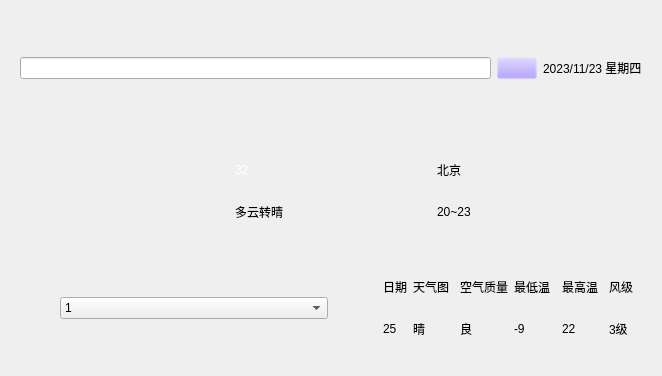
<?xml version="1.0" encoding="UTF-8"?>
<ui version="4.0">
 <class>weatherItem</class>
 <widget class="QWidget" name="weatherItem">
  <property name="geometry">
   <rect>
    <x>0</x>
    <y>0</y>
    <width>662</width>
    <height>376</height>
   </rect>
  </property>
  <property name="minimumSize">
   <size>
    <width>662</width>
    <height>376</height>
   </size>
  </property>
  <property name="maximumSize">
   <size>
    <width>662</width>
    <height>376</height>
   </size>
  </property>
  <property name="windowTitle">
   <string>Form</string>
  </property>
  <layout class="QVBoxLayout" name="verticalLayout">
   <item>
    <widget class="QWidget" name="widget" native="true">
     <layout class="QHBoxLayout" name="horizontalLayout">
      <item>
       <widget class="QLineEdit" name="lineEdit"/>
      </item>
      <item>
       <widget class="QPushButton" name="btnSoft">
        <property name="styleSheet">
         <string notr="true">background-color: rgba(157, 133, 255,0);</string>
        </property>
        <property name="text">
         <string/>
        </property>
        <property name="icon">
         <iconset resource="reg.qrc">
          <normaloff>:/weather/weatherImages/search.png</normaloff>:/weather/weatherImages/search.png</iconset>
        </property>
       </widget>
      </item>
      <item>
       <widget class="QLabel" name="labelData">
        <property name="styleSheet">
         <string notr="true">font: 20pt &quot;Arial&quot;;
background-color: rgba(255, 255, 255,0);</string>
        </property>
        <property name="text">
         <string>2023/11/23 星期四</string>
        </property>
       </widget>
      </item>
     </layout>
    </widget>
   </item>
   <item>
    <widget class="QWidget" name="widget_2" native="true">
     <layout class="QGridLayout" name="gridLayout_2">
      <item row="0" column="0">
       <widget class="QLabel" name="labelPix">
        <property name="maximumSize">
         <size>
          <width>200</width>
          <height>16777215</height>
         </size>
        </property>
        <property name="text">
         <string/>
        </property>
        <property name="pixmap">
         <pixmap resource="reg.qrc">:/weather/weatherImages/type/ZhenYu.png</pixmap>
        </property>
        <property name="scaledContents">
         <bool>true</bool>
        </property>
       </widget>
      </item>
      <item row="0" column="1">
       <widget class="QWidget" name="widget_3" native="true">
        <layout class="QGridLayout" name="gridLayout">
         <item row="0" column="1">
          <widget class="QLabel" name="labelCity">
           <property name="maximumSize">
            <size>
             <width>16777215</width>
             <height>16777215</height>
            </size>
           </property>
           <property name="styleSheet">
            <string notr="true">font: 12pt &quot;Microsoft YaHei UI&quot;;
background-color: rgba(255, 255, 255,0);</string>
           </property>
           <property name="text">
            <string>北京</string>
           </property>
          </widget>
         </item>
         <item row="1" column="0">
          <widget class="QLabel" name="labelWether">
           <property name="maximumSize">
            <size>
             <width>16777215</width>
             <height>30</height>
            </size>
           </property>
           <property name="styleSheet">
            <string notr="true">background-color: rgba(255, 255, 255,0);
font: 12pt &quot;微软雅黑&quot;;
</string>
           </property>
           <property name="text">
            <string>多云转晴 </string>
           </property>
          </widget>
         </item>
         <item row="1" column="1">
          <widget class="QLabel" name="labeTem">
           <property name="styleSheet">
            <string notr="true">background-color: rgba(255, 255, 255,0);
font: 12pt &quot;微软雅黑&quot;;
</string>
           </property>
           <property name="text">
            <string>20~23</string>
           </property>
          </widget>
         </item>
         <item row="0" column="0">
          <widget class="QLabel" name="labelHightTem">
           <property name="styleSheet">
            <string notr="true">color: rgb(255, 255, 255);
font: 50pt &quot;Arial&quot;;
background-color: rgba(0, 255, 255, 0);
</string>
           </property>
           <property name="text">
            <string>32</string>
           </property>
          </widget>
         </item>
        </layout>
       </widget>
      </item>
     </layout>
    </widget>
   </item>
   <item>
    <widget class="QWidget" name="widget_4" native="true">
     <layout class="QHBoxLayout" name="horizontalLayout_2">
      <item>
       <spacer name="horizontalSpacer">
        <property name="orientation">
         <enum>Qt::Horizontal</enum>
        </property>
        <property name="sizeType">
         <enum>QSizePolicy::Preferred</enum>
        </property>
        <property name="sizeHint" stdset="0">
         <size>
          <width>40</width>
          <height>20</height>
         </size>
        </property>
       </spacer>
      </item>
      <item>
       <widget class="QComboBox" name="comboBox">
        <property name="iconSize">
         <size>
          <width>16</width>
          <height>16</height>
         </size>
        </property>
        <item>
         <property name="text">
          <string>1</string>
         </property>
        </item>
        <item>
         <property name="text">
          <string>2</string>
         </property>
        </item>
        <item>
         <property name="text">
          <string>3</string>
         </property>
        </item>
        <item>
         <property name="text">
          <string>4</string>
         </property>
        </item>
        <item>
         <property name="text">
          <string>5</string>
         </property>
        </item>
        <item>
         <property name="text">
          <string>6</string>
         </property>
        </item>
        <item>
         <property name="text">
          <string>7</string>
         </property>
        </item>
        <item>
         <property name="text">
          <string>8</string>
         </property>
        </item>
        <item>
         <property name="text">
          <string>9</string>
         </property>
        </item>
        <item>
         <property name="text">
          <string>0</string>
         </property>
        </item>
        <item>
         <property name="text">
          <string>11</string>
         </property>
        </item>
        <item>
         <property name="text">
          <string>12</string>
         </property>
        </item>
        <item>
         <property name="text">
          <string>13</string>
         </property>
        </item>
        <item>
         <property name="text">
          <string>14</string>
         </property>
        </item>
       </widget>
      </item>
      <item>
       <spacer name="horizontalSpacer_2">
        <property name="orientation">
         <enum>Qt::Horizontal</enum>
        </property>
        <property name="sizeType">
         <enum>QSizePolicy::Preferred</enum>
        </property>
        <property name="sizeHint" stdset="0">
         <size>
          <width>40</width>
          <height>20</height>
         </size>
        </property>
       </spacer>
      </item>
      <item>
       <widget class="QWidget" name="widget_5" native="true">
        <layout class="QGridLayout" name="gridLayout_3">
         <item row="1" column="1" colspan="2">
          <widget class="QLabel" name="labelWeather">
           <property name="text">
            <string>晴</string>
           </property>
          </widget>
         </item>
         <item row="1" column="0">
          <widget class="QLabel" name="labeldate">
           <property name="text">
            <string>25</string>
           </property>
          </widget>
         </item>
         <item row="0" column="0">
          <widget class="QLabel" name="label_8">
           <property name="text">
            <string>日期</string>
           </property>
          </widget>
         </item>
         <item row="0" column="3">
          <widget class="QLabel" name="label_10">
           <property name="text">
            <string>空气质量</string>
           </property>
          </widget>
         </item>
         <item row="0" column="8">
          <widget class="QLabel" name="label_12">
           <property name="text">
            <string>风级</string>
           </property>
          </widget>
         </item>
         <item row="1" column="6" colspan="2">
          <widget class="QLabel" name="labelHight">
           <property name="text">
            <string>22</string>
           </property>
          </widget>
         </item>
         <item row="1" column="3">
          <widget class="QLabel" name="labelAir">
           <property name="text">
            <string>良</string>
           </property>
          </widget>
         </item>
         <item row="0" column="6" colspan="2">
          <widget class="QLabel" name="label_7">
           <property name="text">
            <string>最高温</string>
           </property>
          </widget>
         </item>
         <item row="1" column="8">
          <widget class="QLabel" name="labelWind">
           <property name="text">
            <string>3级</string>
           </property>
          </widget>
         </item>
         <item row="1" column="4" colspan="2">
          <widget class="QLabel" name="labelLow">
           <property name="text">
            <string>-9</string>
           </property>
          </widget>
         </item>
         <item row="0" column="1" colspan="2">
          <widget class="QLabel" name="label_9">
           <property name="text">
            <string>天气图</string>
           </property>
          </widget>
         </item>
         <item row="0" column="4" colspan="2">
          <widget class="QLabel" name="label_11">
           <property name="text">
            <string>最低温</string>
           </property>
          </widget>
         </item>
        </layout>
       </widget>
      </item>
     </layout>
    </widget>
   </item>
  </layout>
 </widget>
 <resources>
  <include location="reg.qrc"/>
 </resources>
 <connections/>
</ui>
